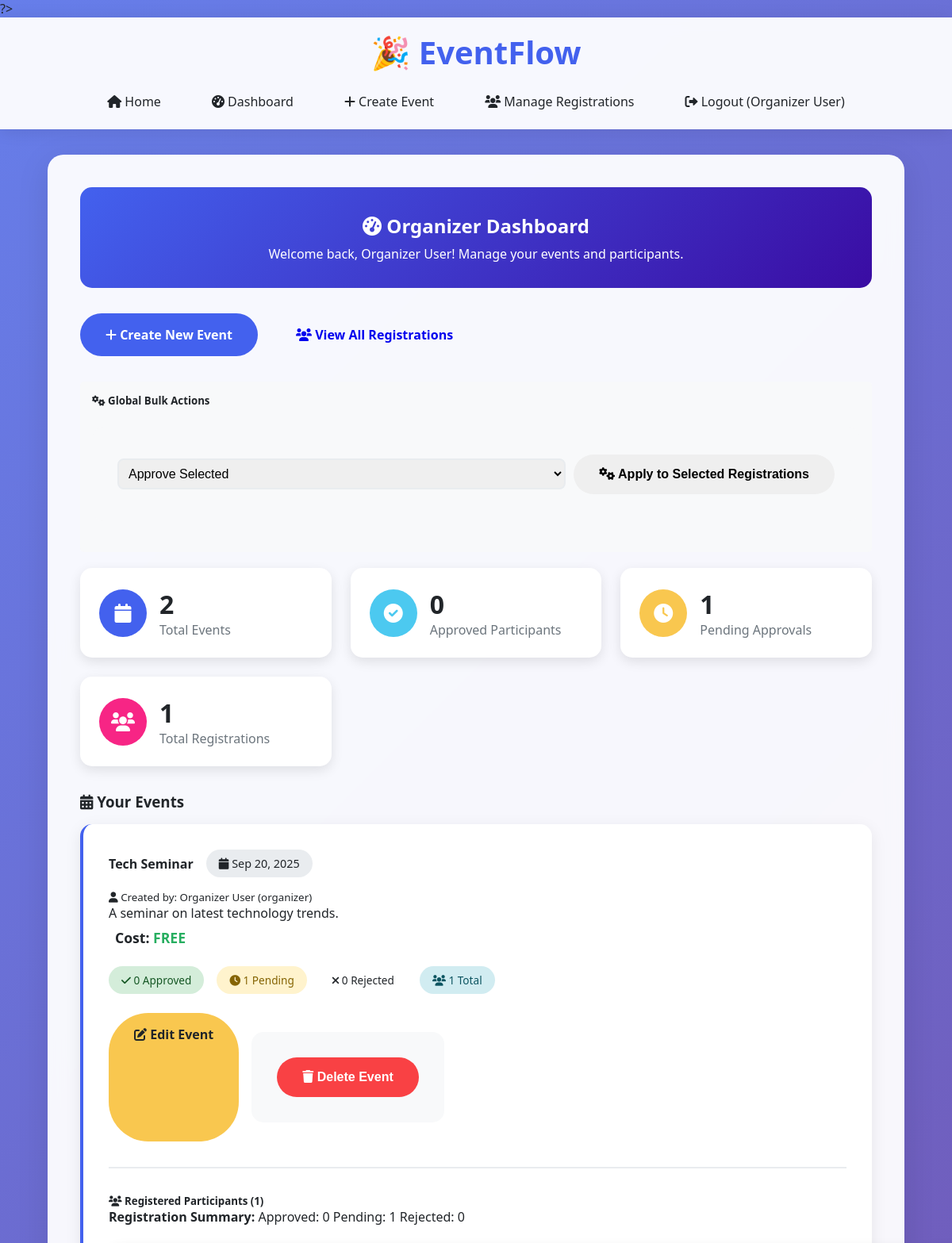
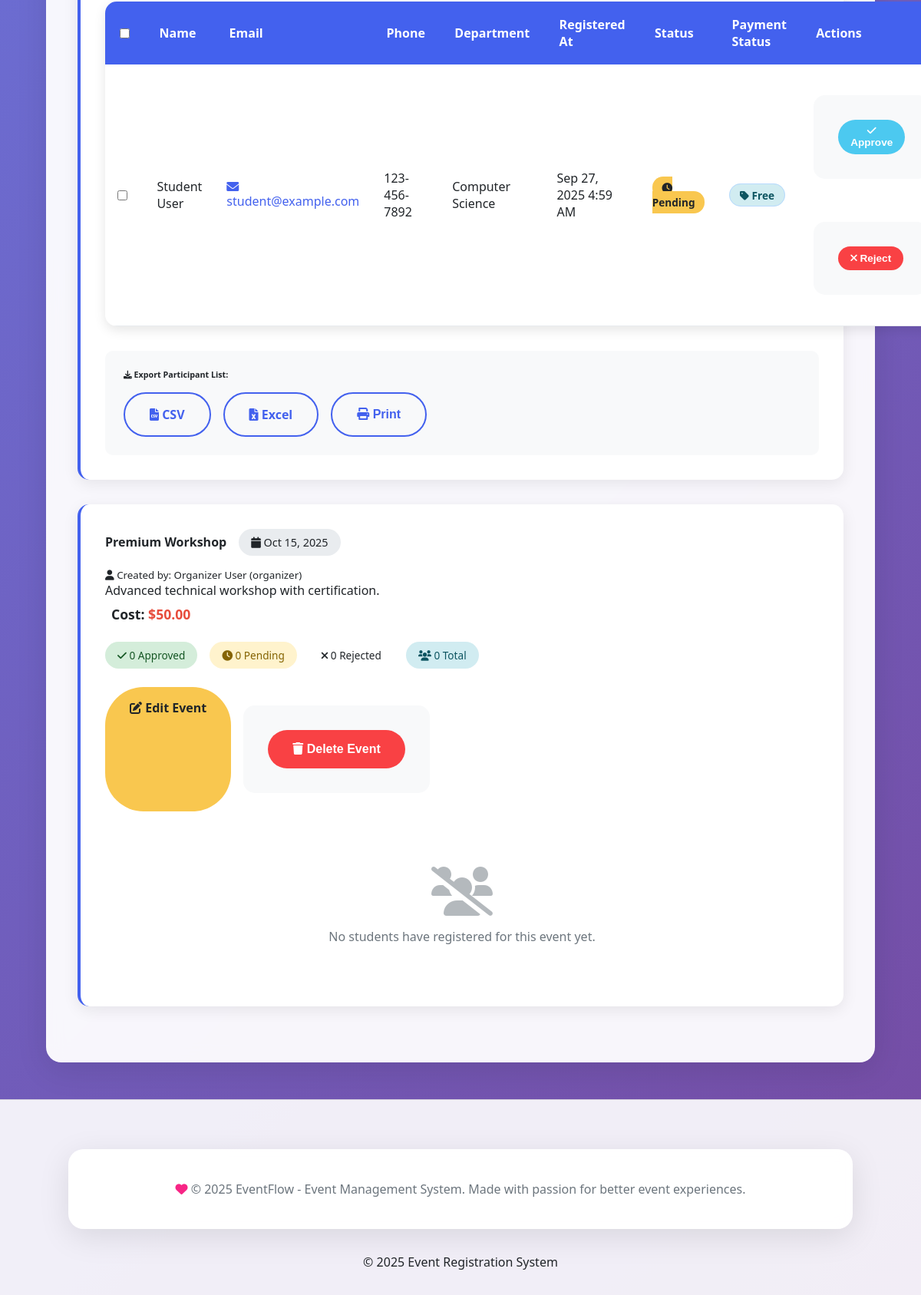
/organizer_dashboard.php (signed in), run on the app's committed database (2 pictures, top to bottom).
### tables this page shows
CREATE TABLE events (
  id INT AUTO_INCREMENT PRIMARY KEY,
  title VARCHAR(255) NOT NULL,
  description TEXT NOT NULL,
  event_date DATE NOT NULL,
  cost DECIMAL(10,2) DEFAULT 0.00,
  created_by INT NOT NULL,
  created_at TIMESTAMP DEFAULT CURRENT_TIMESTAMP,
  FOREIGN KEY (created_by) REFERENCES users(id) ON DELETE CASCADE
);

CREATE TABLE users (
  id INT AUTO_INCREMENT PRIMARY KEY,
  name VARCHAR(100) NOT NULL,
  email VARCHAR(100) UNIQUE NOT NULL,
  password VARCHAR(255) NOT NULL,
  phone VARCHAR(20),
  department VARCHAR(100),
  role ENUM('admin','organizer','student') NOT NULL,
  approved TINYINT(1) DEFAULT 0,
  created_at TIMESTAMP DEFAULT CURRENT_TIMESTAMP
);

CREATE TABLE registrations (
  id INT AUTO_INCREMENT PRIMARY KEY,
  event_id INT NOT NULL,
  user_id INT NOT NULL,
  status ENUM('pending','approved','rejected') DEFAULT 'pending',
  payment_status ENUM('pending', 'paid', 'free') DEFAULT 'pending',
  registered_at TIMESTAMP DEFAULT CURRENT_TIMESTAMP,
  FOREIGN KEY (event_id) REFERENCES events(id) ON DELETE CASCADE,
  FOREIGN KEY (user_id) REFERENCES users(id) ON DELETE CASCADE
);

### functions.php (called while the page is built, shortened)
<?php
if (!function_exists('e')) {
    function e($string) {
        return htmlspecialchars($string, ENT_QUOTES, 'UTF-8');
    }
}
?>

### csrf.php (called while the page is built, shortened)
<?php
function generateCsrfToken() {
    return $_SESSION['csrf_token'];
}
?>

### organizer_dashboard.php (the view, shortened to what this page needs)
<?php
require_once 'includes/functions.php';
require_once 'includes/csrf.php';
$database = new Database();
$pdo = $database->getConnection();
$organizer_id = $_SESSION['user']['id'];
$stmt = $pdo->prepare("
    SELECT e.*,
           u.name as creator_name,
           u.role as creator_role,
           (SELECT COUNT(*) FROM registrations r WHERE r.event_id = e.id) as total_registrations,
           (SELECT COUNT(*) FROM registrations r WHERE r.event_id = e.id AND r.status = 'approved') as approved_count,
           (SELECT COUNT(*) FROM registrations r WHERE r.event_id = e.id AND r.status = 'pending') as pending_count,
           (SELECT COUNT(*) FROM registrations r WHERE r.event_id = e.id AND r.status = 'rejected') as rejected_count
    FROM events e
    JOIN users u ON e.created_by = u.id
    WHERE (e.created_by = ? OR u.role = 'admin')
    ORDER BY e.event_date ASC
");
$stmt->execute([$organizer_id]);
$events = $stmt->fetchAll(PDO::FETCH_ASSOC);
?>
<?php include 'includes/header.php'; ?>
<div class="container">
    <div class="dashboard-header">
        <h2><i class="fas fa-tachometer-alt"></i> Organizer Dashboard</h2>
        <p>Welcome back, <?= e($_SESSION['user']['name']); ?>! Manage your events and participants.</p>
    </div>
    <div class="quick-actions">
        <a href="create_event.php" class="btn btn-primary">
            <i class="fas fa-plus"></i> Create New Event
        </a>
        <a href="registrations.php" class="btn btn-secondary">
            <i class="fas fa-users"></i> View All Registrations
        </a>
    </div>
    <div class="bulk-actions-global" style="margin: 20px 0; padding: 15px; background: #f8f9fa; border-radius: 5px;">
        <h5><i class="fas fa-cogs"></i> Global Bulk Actions</h5>
        <form method="post" id="bulkActionForm">
            <div style="display: flex; gap: 10px; align-items: center;">
                <select name="bulk_status" class="form-select" style="flex: 1;">
                    <option value="approved">Approve Selected</option>
                </select>
                <button type="submit" name="bulk_action" value="1" class="btn btn-secondary">
                    <i class="fas fa-cogs"></i> Apply to Selected Registrations
                </button>
            </div>
        </form>
    </div>
    <div class="stats-grid">
        <div class="stat-card">
            <div class="stat-icon" style="background: var(--primary);">
                <i class="fas fa-calendar"></i>
            </div>
            <div class="stat-info">
                <h3><?= count($events); ?></h3>
                <p>Total Events</p>
            </div>
        </div>
        <div class="stat-card">
            <div class="stat-icon" style="background: var(--success);">
                <i class="fas fa-check-circle"></i>
            </div>
            <div class="stat-info">
                <h3><?= array_sum(array_column($events, 'approved_count')); ?></h3>
                <p>Approved Participants</p>
            </div>
        </div>
        <div class="stat-card">
            <div class="stat-icon" style="background: var(--warning);">
                <i class="fas fa-clock"></i>
            </div>
            <div class="stat-info">
                <h3><?= array_sum(array_column($events, 'pending_count')); ?></h3>
                <p>Pending Approvals</p>
            </div>
        </div>
        <div class="stat-card">
            <div class="stat-icon" style="background: var(--accent);">
                <i class="fas fa-users"></i>
            </div>
            <div class="stat-info">
                <h3><?= array_sum(array_column($events, 'total_registrations')); ?></h3>
                <p>Total Registrations</p>
            </div>
        </div>
    </div>
    <div class="events-section">
        <h3><i class="fas fa-calendar-alt"></i> Your Events</h3>
        <?php if (count($events) > 0): ?>
            <?php foreach ($events as $event): ?>
                <div class="event-card">
                    <div class="event-header">
                        <h4><?= e($event['title']); ?></h4>
                        <span class="event-date">
                            <i class="fas fa-calendar"></i> <?= date('M j, Y', strtotime($event['event_date'])); ?>
                        </span>
                    </div>
                    <div class="event-creator">
                        <small>
                            <i class="fas fa-user"></i>
                            Created by: <?= e($event['creator_name']); ?>
                            (<?= e($event['creator_role']); ?>)
                        </small>
                    </div>
                    <p class="event-description"><?= e($event['description']); ?></p>
                    <p class="event-cost">
                        <strong>Cost:</strong>
                        <?php if ($event['cost'] > 0): ?>
                            <span style="color: #e74c3c; font-weight: bold;">$<?= number_format($event['cost'], 2); ?></span>
                        <?php else: ?>
                            <span style="color: #27ae60; font-weight: bold;">FREE</span>
                        <?php endif; ?>
                    </p>
                    <div class="event-stats">
                        <span class="stat-badge approved">
                            <i class="fas fa-check"></i> <?= $event['approved_count']; ?> Approved
                        </span>
                        <span class="stat-badge pending">
                            <i class="fas fa-clock"></i> <?= $event['pending_count']; ?> Pending
                        </span>
                        <span class="stat-badge rejected">
                            <i class="fas fa-times"></i> <?= $event['rejected_count']; ?> Rejected
                        </span>
                        <span class="stat-badge total">
                            <i class="fas fa-users"></i> <?= $event['total_registrations']; ?> Total
                        </span>
                    </div>
                    <div class="event-actions">
                        <a href="create_event.php?edit=<?= $event['id']; ?>" class="btn btn-warning">
                            <i class="fas fa-edit"></i> Edit Event
                        </a>
                        <?php if ($event['creator_role'] !== 'admin'): ?>
                            <form method="post" style="display:inline;">
                                <button type="submit" class="btn btn-danger">
                                    <i class="fas fa-trash"></i> Delete Event
                                </button>
                            </form>
                        <?php else: ?>
                            <button class="btn btn-danger" disabled title="Cannot delete admin-created events">
                                <i class="fas fa-trash"></i> Delete Event
                            </button>
                        <?php endif; ?>
                    </div>
                    <?php
                    $reg_stmt = $pdo->prepare("
                        SELECT r.id, r.status, r.payment_status, r.registered_at,
                               users.name, users.email, users.phone, users.department
                        FROM registrations r
                        JOIN users ON r.user_id = users.id
                        WHERE r.event_id = ?
                        ORDER BY r.status, users.name
                    ");
                    $reg_stmt->execute([$event['id']]);
                    $registrations = $reg_stmt->fetchAll(PDO::FETCH_ASSOC);
                    ?>
                    <?php if (count($registrations) > 0): ?>
                        <div class="participants-section">
                            <h5><i class="fas fa-users"></i> Registered Participants (<?= count($registrations); ?>)</h5>
                            <div class="registration-summary">
                                <strong>Registration Summary:</strong>
                                <span class="badge approved">Approved: <?= $event['approved_count']; ?></span>
                                <span class="badge pending">Pending: <?= $event['pending_count']; ?></span>
                                <span class="badge rejected">Rejected: <?= $event['rejected_count']; ?></span>
                            </div>
                            <div class="participants-table">
                                <table class="table">
                                    <thead>
                                        <tr>
                                            <th><input type="checkbox" id="select-all-<?= $event['id']; ?>"></th>
                                            <th>Name</th>
                                            <th>Email</th>
                                            <th>Phone</th>
                                            <th>Department</th>
                                            <th>Registered At</th>
                                            <th>Status</th>
                                            <th>Payment Status</th>
                                            <th>Actions</th>
                                        </tr>
                                    </thead>
                                    <tbody>
                                        <?php foreach ($registrations as $r): ?>
                                        <tr>
                                            <td>
                                                <input type="checkbox" value="<?= $r['id']; ?>"
                                                       class="registration-checkbox select-all-<?= $event['id']; ?>">
                                            </td>
                                            <td><?= e($r['name']); ?></td>
                                            <td>
                                                <a href="mailto:<?= e($r['email']); ?>" class="email-link">
                                                    <i class="fas fa-envelope"></i> <?= e($r['email']); ?>
                                                </a>
                                            </td>
                                            <td><?= e($r['phone'] ?? 'N/A'); ?></td>
                                            <td><?= e($r['department'] ?? 'N/A'); ?></td>
                                            <td><?= date('M j, Y g:i A', strtotime($r['registered_at'])); ?></td>
                                            <td>
                                                <span class="status-badge status-<?= $r['status']; ?>">
                                                    <i class="fas fa-<?= $r['status'] == 'approved' ? 'check' : ($r['status'] == 'rejected' ? 'times' : 'clock'); ?>"></i>
                                                    <?= ucfirst($r['status']); ?>
                                                </span>
                                            </td>
                                            <td>
                                                <span class="payment-badge payment-<?= $r['payment_status']; ?>">
                                                    <i class="fas fa-<?= $r['payment_status'] == 'paid' ? 'check-circle' : ($r['payment_status'] == 'pending' ? 'clock' : 'tag'); ?>"></i>
                                                    <?= ucfirst($r['payment_status']); ?>
                                                </span>
                                            </td>
                                            <td>
                                                <div class="action-buttons">
                                                    <?php if ($r['status'] == 'pending'): ?>
                                                        <form method="post" style="display:inline;">
                                                            <button type="submit" name="update_registration" class="btn btn-success btn-sm">
                                                                <i class="fas fa-check"></i> Approve
                                                            </button>
                                                        </form>
                                                        <form method="post" style="display:inline;">
                                                            <button type="submit" name="update_registration" class="btn btn-danger btn-sm">
                                                                <i class="fas fa-times"></i> Reject
                                                            </button>
                                                        </form>
                                                    <?php endif; ?>
                                                </div>
                                            </td>
                                        </tr>
                                        <?php endforeach; ?>
                                    </tbody>
                                </table>
                            </div>
                            <div class="export-options">
                              <h6><i class="fas fa-download"></i> Export Participant List:</h6>
                                <div class="export-buttons">
                                    <a href="export_registration.php?event_id=<?= $event['id']; ?>&format=csv&csrf_token=<?= generateCsrfToken(); ?>" class="btn btn-outline">
                                        <i class="fas fa-file-csv"></i> CSV
                                    </a>
                                    <a href="export_registration.php?event_id=<?= $event['id']; ?>&format=excel&csrf_token=<?= generateCsrfToken(); ?>" class="btn btn-outline">
                                        <i class="fas fa-file-excel"></i> Excel
                                    </a>
                                    <button onclick="window.print()" class="btn btn-outline">
                                        <i class="fas fa-print"></i> Print
                                    </button>
                                </div>
                            </div>
                        </div>
                    <?php else: ?>
                        <div class="no-participants">
                            <i class="fas fa-users-slash"></i>
                            <p>No students have registered for this event yet.</p>
                        </div>
                    <?php endif; ?>
                </div>
            <?php endforeach; ?>
        <?php endif; ?>
    </div>
</div>
<?php include 'includes/footer.php'; ?>

### data on the page
events: title "Tech Seminar", event_date "Sep 20, 2025", created_by.name "Organizer User", created_by.role "organizer", description "A seminar on latest technology trends.", cost "FREE", approved_count "0", pending_count "1", rejected_count "0", total_registrations "1", count($registrations) "1"
registrations: user.name "Student User", user.email "student@example.com", user.phone "123-456-7892", user.department "Computer Science", registered_at "Sep 27, 2025 4:59 AM", status "Pending", payment_status "Free"
events: title "Premium Workshop", event_date "Oct 15, 2025", created_by.name "Organizer User", created_by.role "organizer", description "Advanced technical workshop with certification.", cost "50.00", approved_count "0", pending_count "0", rejected_count "0", total_registrations "0", shows "No students have registered for this event yet."

### other printed values
$_SESSION['user']['name'] "Organizer User"
count($events) "2"
array_sum(array_column($events, 'approved_count')) "0"
array_sum(array_column($events, 'pending_count')) "1"
array_sum(array_column($events, 'total_registrations')) "1"
